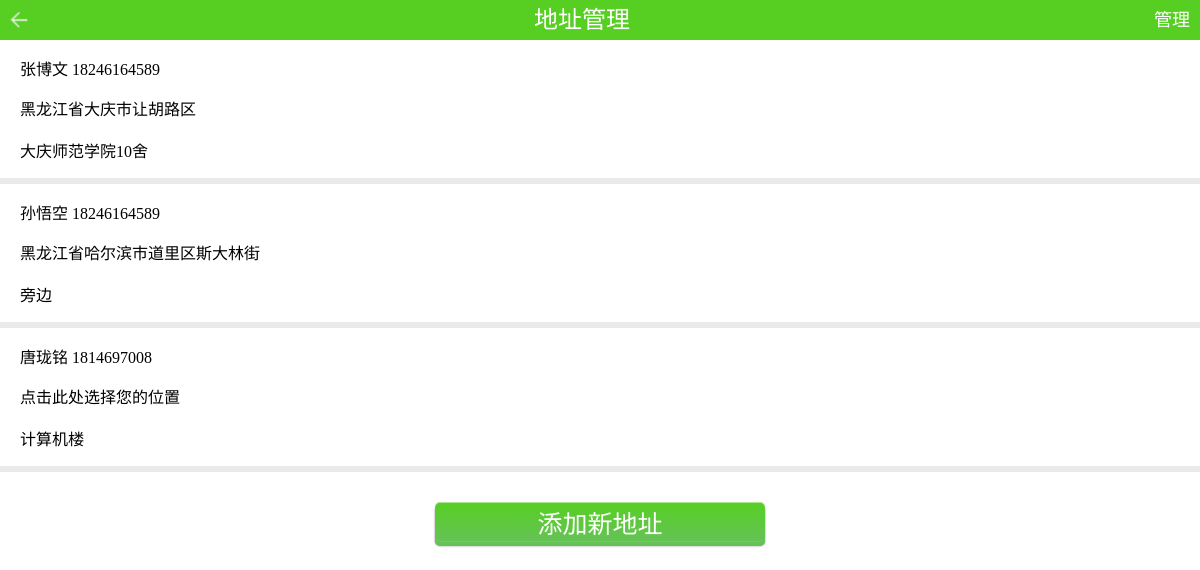
/my.add.php (signed in), run on the app's committed database.
### tables this page shows
CREATE TABLE `lo_add` (
  `id` int(11) NOT NULL AUTO_INCREMENT,
  `name` varchar(20) DEFAULT NULL,
  `addname` varchar(100) DEFAULT NULL,
  `inf` varchar(100) DEFAULT NULL,
  `peo` varchar(20) DEFAULT NULL,
  `tel` varchar(11) DEFAULT NULL,
  `lng` varchar(20) DEFAULT NULL,
  `lat` varchar(200) DEFAULT NULL COMMENT '可空',
  PRIMARY KEY (`id`)
);

### includes/MyDb.php (called while the page is built, shortened)
<?php
class MyDb
{
    public function __construct($dbname,$host="qdm190234501.my3w.com",$user="qdm190234501",$pwd="zfz666666",$charset="SET NAMES UTF8")
    {
        $this->dbname = $dbname;
        $this->host = $host;
        $this->user = $user;
        $this->pwd = $pwd;
        $this->charset = $charset;
    }
    public function query($sql)
    {
        return @mysql_query($sql);
    }
    public function fetch($res)
    {
        return @mysql_fetch_array($res);
    }
    public function get_all($tablename,$where="",$column="*",$order="",$limit="",$join="",$group="")
    {
       $res =  $this->select_num($tablename,$where,$column,$order,$join,$limit,$group);
       $arr = array();
        while($row = $this->fetch($res)){
            $arr[] = $row;
        }
        return $arr;
    }
    private  function getTableName($tableName,$tablePrifx="lo_")
    {
        return $tablePrifx.$tableName;
    }
    public function select_num($tablename,$where="",$column="*",$order=null,$join=null,$limit=null,$group=null)
    {
        $tablename = self::getTableName($tablename);
        $sql = "select {$column}  from {$tablename}";
        if($where){
            $sql.=" where {$where}";
        }
        return $this->query($sql);
    }
}

### includes/init.php (called while the page is built, shortened)
<?php
include(ROOT."includes/MyDb.php");
$Db = new MyDb("qdm190234501_db");

### my.add.php (the view, shortened to what this page needs)
<?php
include( "includes/init.php" );
 $name = $_SESSION[ 'name' ];
 $rows = $Db->get_all( "add", "name='$name'" );
?>
<!doctype html>
<html>
<head>
	<link href="css/add.inc.css" rel="stylesheet" type="text/css"/>
</head>
<body>
	<div class="head" align="center">
		<font color="#FFFFFF" size="+2">地址管理</font>
		<font color="#FFFFFF" size="+1" class="show" id="show">管理</font>
	</div>
	<img src="images/fanhui.png" class="arrow" onclick="window.history.back(-1);" >
		<?php
			foreach($rows as $v){
		?>
		<div class="main" id="main">
			<p><?php echo $v['peo']?>   <?php echo $v['tel']?>
			</p>
			<p><?php echo $v['addname']?> <br><br	><?php echo $v['inf']?>
			</p>
		</div>
		<hr size="6px" color="#EAEAEA">
		<?php
		}
		?>
	 <input type="button" name="submit" id="submit" value="添加新地址" class="push_button red" style="display: block" onClick="location='my.add.add.php'">
</body>
</html>

### css/add.inc.css (style rules this page uses)
body { margin: 0px; padding: 0px; }
.head { width: 100%; height: 40px; margin: 0px; padding: 0px; background:#57cf22; }
.show { position:relative; float: right; right: 10px; height: 40px; top: 5px; }
.arrow { position: absolute; width:40px; height: 40px; margin-top: -40px; }
.main { margin: 0px; padding: 0px; margin-left: 20px; }
.push_button { position: relative; width:330px; height:40px; border: none; outline:none; text-align:center; font-size: 25px; color:#FFF; text-decoration:none; line-height:43px; font-family:'Oswald', Helvetica; display: none; margin:30px auto; }
.red { background: #65c257; background-image:-webkit-linear-gradient(top, #57cf22, #65c257); background-image:-moz-linear-gradient(top, #57cf22, #65c257); background-image:-ms-linear-gradient(top, #57cf22, #65c257); background-image:-o-linear-gradient(top, #57cf22, #65c257); background- -webkit-border-radius:5px; -moz-border-radius:5px; border-radius:5px; -webkit-box-shadow:0 1px 0 rgba(255, 255, 255, .5) inset, 0 -1px 0 rgba(255, 255, 255, .1) inset, 0 4px 0 #65c257, 0 4px 2px rgba(0, 0, 0, .5); -moz-box-shadow:0 1px 0 rgba(255, 255, 255, .5) inset, 0 -1px 0 rgba(255, 255, 255, .1) inset, 0 4px 0 #65c257, 0 4px 2px rgba(0, 0, 0, .5); box-shadow:0 1px 0 rgba(255, 255, 255, .5) inset, 0 -1px 0 rgba(255, 255, 255, .1) inset, 0 4px 0 #65c257, 0 4px 2px rgba(0, 0, 0, .5); }

### data on the page
lo_add: peo "张博文", tel "18246164589", addname "黑龙江省大庆市让胡路区", inf "大庆师范学院10舍"
lo_add: peo "孙悟空", tel "18246164589", addname "黑龙江省哈尔滨市道里区斯大林街", inf "旁边"
lo_add: peo "唐珑铭", tel "1814697008", addname "点击此处选择您的位置", inf "计算机楼"
